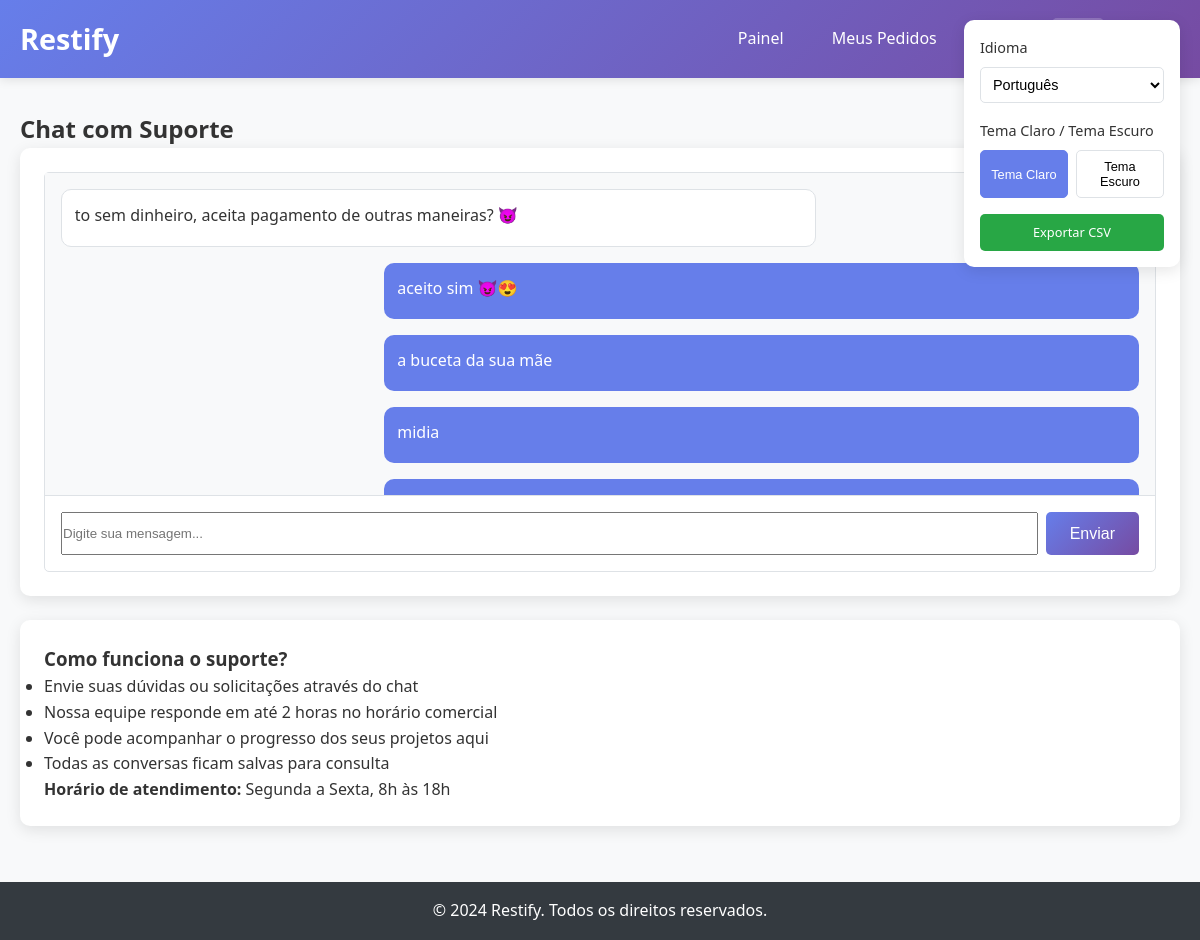
Screenshot of /restaurant/chat (signed in) with the database file from the repository.
### tables this page shows
CREATE TABLE "messages"(
  id INT,
  restaurant_id INT,
  sender_type TEXT,
  message TEXT,
  created_at NUM
);

### app/controllers/RestaurantController.php (called while the page is built, shortened)
<?php
class RestaurantController {
    private $messageRepo;
    public function __construct() {
        $this->messageRepo = new MessageRepository();
    }
    public function chat() {
        $messages = $this->messageRepo->findByRestaurant($_SESSION['restaurant_id']);
        include '../app/views/restaurant/chat.php';
    }
}
?>

### config/i18n.php (called while the page is built, shortened)
<?php
class I18n {
    private static $language = 'pt';
    private static $translations = [];
    public static function init($lang = 'pt') {
        self::$language = $lang;
    }
    private static function loadTranslations() {
        $file = __DIR__ . "/../lang/" . self::$language . ".php";
        if (file_exists($file)) {
            self::$translations = include $file;
        }
    }
    public static function t($key, $params = []) {
        $text = self::$translations[$key] ?? $key;
        return $text;
    }
}
function t($key, $params = []) {
    return I18n::t($key, $params);
}
?>

### config/autoload.php (called while the page is built, shortened)
<?php
spl_autoload_register(function ($class) {
    $basePath = dirname(__DIR__);
    $paths = [
        $basePath . '/app/controllers/',
        $basePath . '/app/models/',
        $basePath . '/app/services/',
        $basePath . '/app/repositories/',
        $basePath . '/config/'
    ];
    foreach ($paths as $path) {
        $file = $path . $class . '.php';
        if (file_exists($file)) {
            return;
        }
    }
});
?>

### app/repositories/MessageRepository.php (called while the page is built, shortened)
<?php
class MessageRepository {
    private $db;
    public function __construct() {
        $database = new Database();
        $this->db = $database->connect();
    }
    public function findByRestaurant($restaurantId) {
        $query = "SELECT * FROM messages WHERE restaurant_id = :restaurant_id ORDER BY created_at ASC";
        $stmt = $this->db->prepare($query);
        $stmt->bindParam(':restaurant_id', $restaurantId, PDO::PARAM_INT);
        $stmt->execute();
        $messages = [];
        while ($row = $stmt->fetch(PDO::FETCH_ASSOC)) {
            $messages[] = new Message($row);
        }
        return $messages;
    }
}
?>

### config/database.php (called while the page is built, shortened)
<?php
class Database {
    private $db_path;
    public function __construct() {
        $this->db_path = __DIR__ . '/../database/restify.db';
    }
    public function connect() {
        $this->conn = null;
        try {
            $this->conn = new PDO("sqlite:" . $this->db_path);
            $this->conn->setAttribute(PDO::ATTR_ERRMODE, PDO::ERRMODE_EXCEPTION);
        } catch(PDOException $e) {
            echo "Erro de conexão: " . $e->getMessage();
        }
        return $this->conn;
    }
}
?>

### app/models/Message.php (called while the page is built, shortened)
<?php
class Message {
    public function __construct($data = []) {
        if (!empty($data)) {
            $this->sender_type = $data['sender_type'] ?? '';
            $this->message = $data['message'] ?? '';
        }
    }
}
?>

### app/views/restaurant/chat.php (the view, shortened to what this page needs)
<?php include __DIR__ . '/../layout/header.php'; ?>
<h2><?= t('chat_with_support') ?></h2>
<div class="card">
    <div class="chat-container">
        <div class="chat-messages">
            <?php foreach ($messages as $message): ?>
                <div class="message <?= $message->sender_type ?>">
                    <div><?= htmlspecialchars($message->message ?? '') ?></div>
                </div>
            <?php endforeach; ?>
        </div>
        <form class="chat-input" method="POST" onsubmit="return sendMessage(this)">
            <input type="text" name="message" placeholder="<?= t('type_message') ?>" required>
            <button type="submit" class="btn btn-primary"><?= t('send') ?></button>
        </form>
    </div>
</div>
<div class="card">
    <h3><?= t('how_support_works') ?></h3>
    <ul>
        <li><?= t('support_step_1') ?></li>
        <li><?= t('support_step_2') ?></li>
        <li><?= t('support_step_3') ?></li>
        <li><?= t('support_step_4') ?></li>
    </ul>
    <p><strong><?= t('business_hours') ?></strong> <?= t('business_hours_time') ?></p>
</div>
<?php include __DIR__ . '/../layout/footer.php'; ?>

### public/css/style.css (style rules this page uses)
* { margin: 0; padding: 0; box-sizing: border-box; }
body { font-family: 'Segoe UI', Tahoma, Geneva, Verdana, sans-serif; line-height: 1.6; color: #333; background-color: #f8f9fa; transition: background-color 0.3s, color 0.3s; }
.card { background: white; border-radius: 10px; box-shadow: 0 4px 15px rgba(0,0,0,0.1); padding: 1.5rem; margin-bottom: 1.5rem; transition: transform 0.3s, box-shadow 0.3s, background-color 0.3s, color 0.3s; }
.btn { display: inline-block; padding: 0.8rem 1.5rem; border: none; border-radius: 5px; text-decoration: none; text-align: center; cursor: pointer; transition: all 0.3s; font-size: 1rem; font-weight: 500; }
.btn-primary { background: linear-gradient(135deg, #667eea 0%, #764ba2 100%); color: white; }
.chat-container { height: 400px; border: 1px solid #dee2e6; border-radius: 5px; display: flex; flex-direction: column; }
.chat-messages { flex: 1; padding: 1rem; overflow-y: auto; background: #f8f9fa; }
.message { margin-bottom: 1rem; padding: 0.8rem; border-radius: 10px; max-width: 70%; }
.message.admin { background: #667eea; color: white; margin-left: auto; }
.message.restaurant { background: white; border: 1px solid #dee2e6; }
.chat-input { padding: 1rem; border-top: 1px solid #dee2e6; display: flex; gap: 0.5rem; }
.chat-input input { flex: 1; }

### rows the page displays
messages: message "to sem dinheiro, aceita pagamento de outras maneiras? 😈"
messages: message "aceito sim 😈😍"
messages: message "a buceta da sua mãe"
messages: message "midia"

### other values shown
t('dashboard') "Painel"
t('my_orders') "Meus Pedidos"
t('language') "Idioma"
t('theme_light') "Tema Claro"
t('theme_dark') "Tema Escuro"
t('export_csv') "Exportar CSV"
t('chat_with_support') "Chat com Suporte"
t('send') "Enviar"
t('how_support_works') "Como funciona o suporte?"
t('support_step_1') "Envie suas dúvidas ou solicitações através do chat"
t('support_step_2') "Nossa equipe responde em até 2 horas no horário comercial"
t('support_step_3') "Você pode acompanhar o progresso dos seus projetos aqui"
t('support_step_4') "Todas as conversas ficam salvas para consulta"
t('business_hours') "Horário de atendimento:"
t('business_hours_time') "Segunda a Sexta, 8h às 18h"
